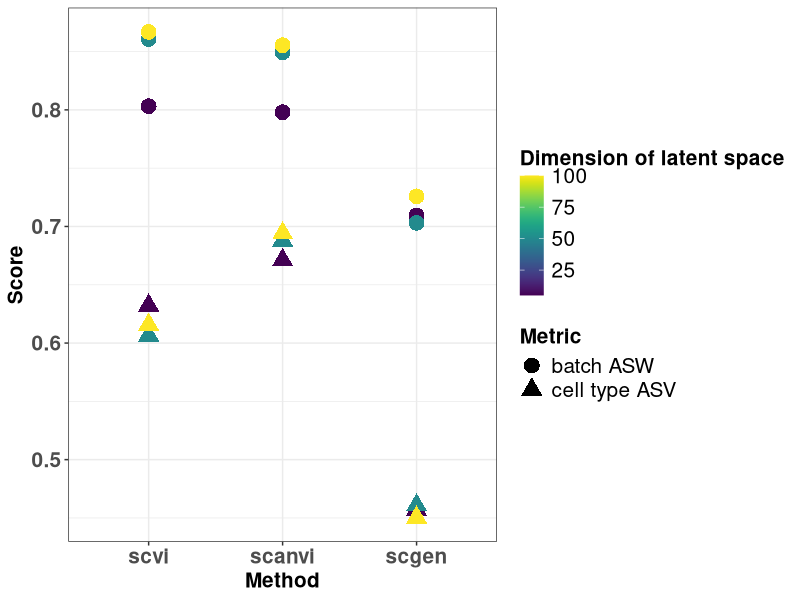
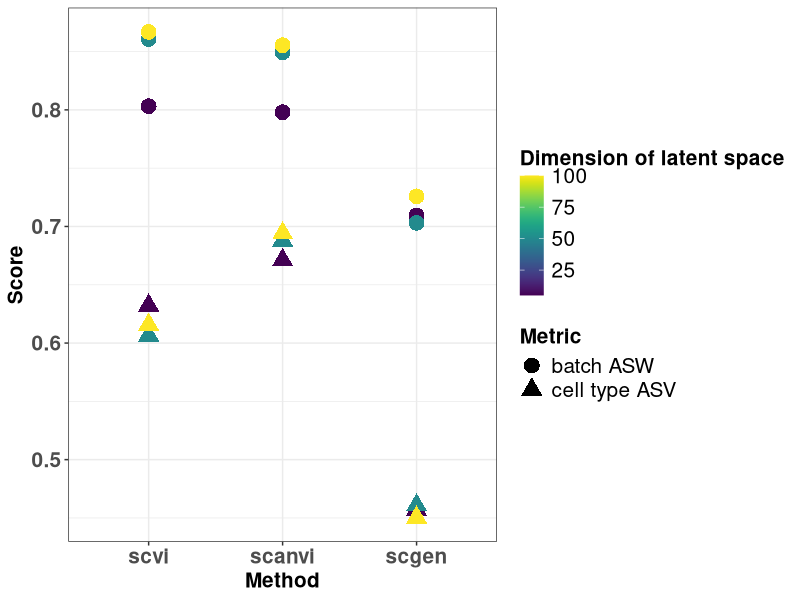

Write the R code that produced these figures, in order.
## ---- chunk 1
knitr::opts_chunk$set(echo = TRUE)
## ---- chunk 2
library(tidyverse)
library(viridis)
vis_theme <- theme_bw() +
  theme(plot.title = element_text(hjust = 0.5),
            axis.text = element_text(size = 15, face = "bold"),
            legend.text = element_text(size = 15),
            title = element_text(size = 15,face = 'bold'))

fig_path <- "../../presentation/figures/"
## ---- chunk 3
scgen_raw <- read.csv("integration_results/scgen_raw.csv") %>% select(-X)
scvi <- read.csv("integration_results/scvi_raw.csv") %>%
  select(- X)
## ---- chunk 4
df_plot <- scvi %>%
  rbind(scgen_raw) %>%
  #mutate(hyper_para = as.factor(hyper_para))
  drop_na() %>%
  mutate(metric = str_replace_all(metric, "sihouette_batch", "batch ASW")) %>%
  mutate(metric = str_replace_all(metric, "sihouette", "cell type ASV"))

# order methods using averaged batch removal effects
order_method <- df_plot %>%
  filter(metric == "batch ASW") %>%
  group_by(method) %>%
  summarise(m = mean(evaluation)) %>%
  arrange( - m) %>%
  select(method) %>%
  unlist
## ---- chunk 5
df_plot %>%
  mutate(method = factor(method, levels = order_method)) %>%
  ggplot() +
  geom_point(aes(x = method, y = evaluation, color = hyper_para, shape = metric),
             size = 5) +
  scale_color_viridis() +
  vis_theme +
  labs(x = "Method", y = "Score", color = "Dimension of latent space",
       shape = "Metric")
ggsave(filename = str_c(fig_path, "scatter_latent.png"), width = 8, height = 5)
